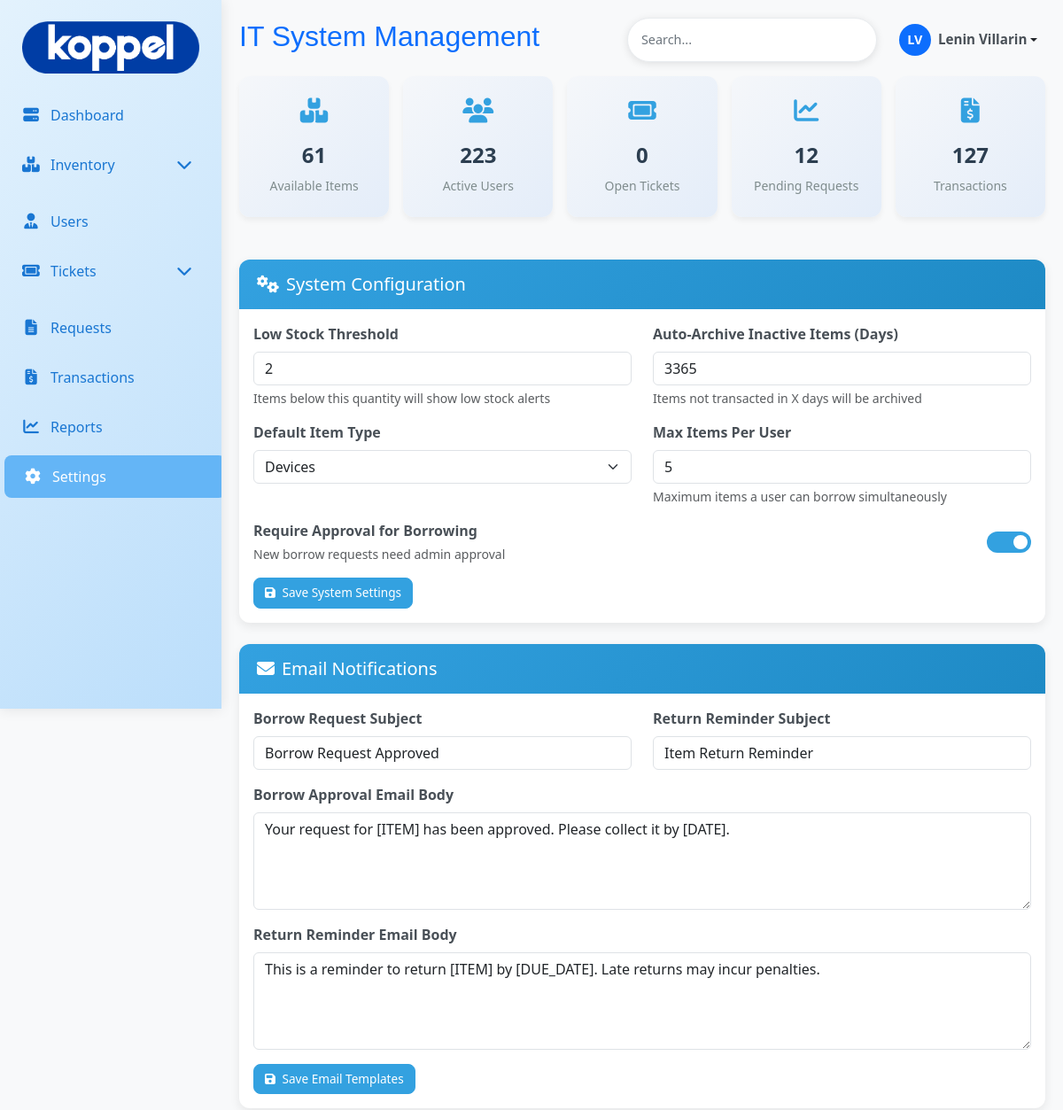
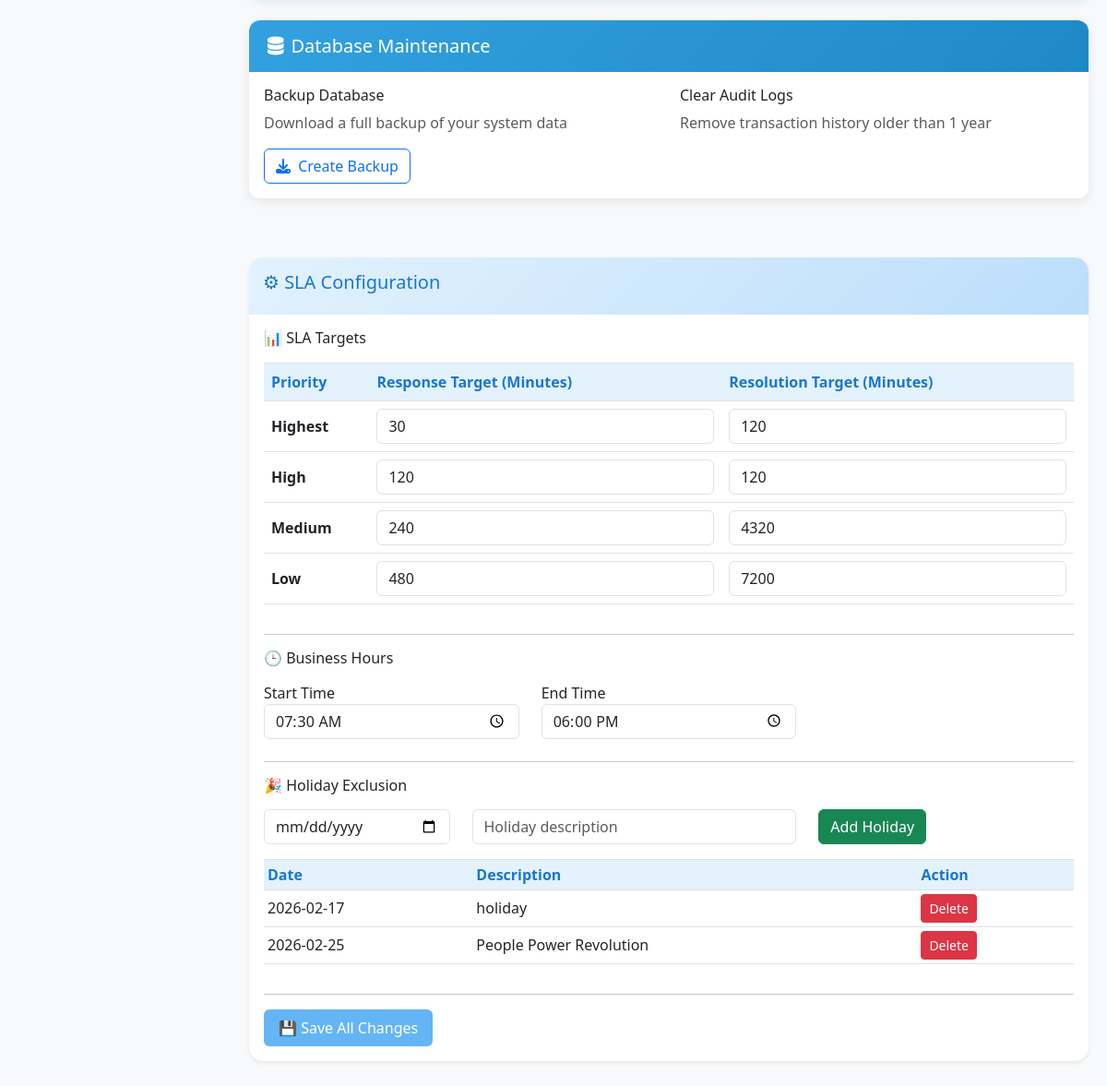
The page /admin/settings.php (signed in) on the database its author committed (2 pictures, top to bottom).
### tables this page shows
CREATE TABLE `sla_settings` (
  `id` int(11) NOT NULL,
  `priority` varchar(50) NOT NULL,
  `response_minutes` int(11) NOT NULL,
  `resolution_minutes` int(11) NOT NULL,
  `updated_at` timestamp NOT NULL DEFAULT current_timestamp() ON UPDATE current_timestamp()
);

CREATE TABLE `business_hours` (
  `id` int(11) NOT NULL DEFAULT 1,
  `start_time` time NOT NULL DEFAULT '07:30:00',
  `end_time` time NOT NULL DEFAULT '18:00:00'
);

CREATE TABLE `holidays` (
  `id` int(11) NOT NULL,
  `holiday_date` date NOT NULL,
  `description` varchar(255) DEFAULT NULL
);

### admin/settings.php (the view, shortened to what this page needs)
<?php
include 'db/db.php';
$settings = [];
$result = $conn->query("SELECT setting_key, setting_value FROM system_settings");
while ($row = $result->fetch_assoc()) {
    $settings[$row['setting_key']] = $row['setting_value'];
}
$itemTypes = $conn->query("SELECT type_id, type_name FROM item_type ORDER BY type_name");
?>
<!DOCTYPE html>
<html lang="en">
<head>
    <link href="https://cdn.jsdelivr.net/npm/bootstrap@5.3.0/dist/css/bootstrap.min.css" rel="stylesheet">
    <link rel="stylesheet" href="https://cdnjs.cloudflare.com/ajax/libs/font-awesome/6.4.0/css/all.min.css">
    <link rel="stylesheet" href="asset/css/main.css">
</head>
<body>
    <div class="main-content" id="mainContent">
       <?php include 'header.php'; ?>
        <div class="card settings-card">
            <div class="card-header settings-header">
                <h5 class="mb-0"><i class="fas fa-cogs me-2"></i>System Configuration</h5>
            </div>
            <div class="card-body">
                <form method="POST">
                    <div class="row">
                        <div class="col-md-6 mb-3">
                            <label class="form-label">Low Stock Threshold</label>
                            <input type="number" class="form-control" name="low_stock_threshold"
                                   value="<?= htmlspecialchars($settings['low_stock_threshold'] ?? '5') ?>"
                                   min="0" required>
                            <div class="form-text">Items below this quantity will show low stock alerts</div>
                        </div>
                        <div class="col-md-6 mb-3">
                            <label class="form-label">Auto-Archive Inactive Items (Days)</label>
                            <input type="number" class="form-control" name="auto_archive_days"
                                   value="<?= htmlspecialchars($settings['auto_archive_days'] ?? '365') ?>"
                                   min="30" required>
                            <div class="form-text">Items not transacted in X days will be archived</div>
                        </div>
                        <div class="col-md-6 mb-3">
                            <label class="form-label">Default Item Type</label>
                            <select class="form-select" name="default_item_type" required>
                                <?php while($type = $itemTypes->fetch_assoc()): ?>
                                    <option value="<?= $type['type_id'] ?>"
                                        <?= (isset($settings['default_item_type']) && $settings['default_item_type'] == $type['type_id']) ? 'selected' : '' ?>>
                                        <?= htmlspecialchars($type['type_name']) ?>
                                    </option>
                                <?php endwhile; ?>
                            </select>
                        </div>
                        <div class="col-md-6 mb-3">
                            <label class="form-label">Max Items Per User</label>
                            <input type="number" class="form-control" name="borrow_limit"
                                   value="<?= htmlspecialchars($settings['borrow_limit'] ?? '5') ?>"
                                   min="1" required>
                            <div class="form-text">Maximum items a user can borrow simultaneously</div>
                        </div>
                        <div class="col-12 mb-3">
                            <div class="d-flex justify-content-between align-items-center">
                                <div>
                                    <label class="form-label mb-0">Require Approval for Borrowing</label>
                                    <div class="form-text">New borrow requests need admin approval</div>
                                </div>
                                <label class="switch">
                                    <span class="slider"></span>
                                </label>
                            </div>
                        </div>
                    </div>
                    <button type="submit" class="btn btn-blue">
                        <i class="fas fa-save me-1"></i> Save System Settings
                    </button>
                </form>
            </div>
        </div>
        <div class="card settings-card">
            <div class="card-header settings-header">
                <h5 class="mb-0"><i class="fas fa-envelope me-2"></i>Email Notifications</h5>
            </div>
            <div class="card-body">
                <form method="POST">
                    <div class="row">
                        <div class="col-md-6 mb-3">
                            <label class="form-label">Borrow Request Subject</label>
                            <input type="text" class="form-control" name="borrow_subject"
                                   value="<?= htmlspecialchars($settings['email_borrow_subject'] ?? 'Borrow Request Approved') ?>">
                        </div>
                        <div class="col-md-6 mb-3">
                            <label class="form-label">Return Reminder Subject</label>
                            <input type="text" class="form-control" name="return_subject"
                                   value="<?= htmlspecialchars($settings['email_return_subject'] ?? 'Item Return Reminder') ?>">
                        </div>
                    </div>
                    <div class="mb-3">
                        <label class="form-label">Borrow Approval Email Body</label>
                        <textarea class="form-control" name="borrow_body" rows="4"><?=
                            htmlspecialchars($settings['email_borrow_body'] ?? "Your request for [ITEM] has been approved. Please collect it by [DATE].")
                        ?></textarea>
                    </div>
                    <div class="mb-3">
                        <label class="form-label">Return Reminder Email Body</label>
                        <textarea class="form-control" name="return_body" rows="4"><?=
                            htmlspecialchars($settings['email_return_body'] ?? "This is a reminder to return [ITEM] by [DUE_DATE]. Late returns may incur penalties.")
                        ?></textarea>
                    </div>
                    <button type="submit" class="btn btn-blue">
                        <i class="fas fa-save me-1"></i> Save Email Templates
                    </button>
                </form>
            </div>
        </div>
        <div class="card settings-card">
            <div class="card-header settings-header">
                <h5 class="mb-0"><i class="fas fa-database me-2"></i>Database Maintenance</h5>
            </div>
            <div class="card-body">
                <div class="row">
                    <div class="col-md-6">
                        <h6>Backup Database</h6>
                        <p class="text-muted">Download a full backup of your system data</p>
                        <a href="backup.php" class="btn btn-outline-primary">
                            <i class="fas fa-download me-1"></i> Create Backup
                        </a>
                    </div>
                    <div class="col-md-6">
                        <h6>Clear Audit Logs</h6>
                        <p class="text-muted">Remove transaction history older than 1 year</p>
                    </div>
                </div>
            </div>
        </div>
    </div>
<?php
    $conn->query("
    CREATE TABLE IF NOT EXISTS business_hours (
        id INT PRIMARY KEY DEFAULT 1,
        start_time TIME NOT NULL DEFAULT '07:30:00',
        end_time TIME NOT NULL DEFAULT '18:00:00'
    )");
    $conn->query("
    INSERT IGNORE INTO business_hours (id,start_time,end_time)
    VALUES (1,'07:30:00','18:00:00')
    ");
    $conn->query("
    CREATE TABLE IF NOT EXISTS holidays (
        id INT AUTO_INCREMENT PRIMARY KEY,
        holiday_date DATE NOT NULL UNIQUE,
        description VARCHAR(255) NULL
    )");
    $slaResult = $conn->query("
    SELECT * FROM sla_settings
    ORDER BY FIELD(priority,'highest','high','medium','low')
    ");
    $business = $conn->query("SELECT * FROM business_hours WHERE id=1")->fetch_assoc();
    $holidayResult = $conn->query("SELECT * FROM holidays ORDER BY holiday_date ASC");
    ?>
    <div class="main-content d-flex">
        <div class="content flex-grow-1">
            <div class="card shadow-sm mb-4">
            <div class="card-header">
            <h5>⚙ SLA Configuration</h5>
            </div>
            <div class="card-body">
            <form method="POST">
            <h6 class="mb-3">📊 SLA Targets</h6>
            <div class="table-responsive">
            <table class="table table-bordered align-middle">
            <thead class="table-light">
            <tr>
            <th>Priority</th>
            <th>Response Target (Minutes)</th>
            <th>Resolution Target (Minutes)</th>
            </tr>
            </thead>
            <tbody>
            <?php while ($row = $slaResult->fetch_assoc()): ?>
            <tr>
            <td><strong><?= ucfirst($row['priority']) ?></strong></td>
            <td>
            <input type="number"
            class="form-control"
            name="response[<?= $row['priority'] ?>]"
            value="<?= $row['response_minutes'] ?>"
            required>
            </td>
            <td>
            <input type="number"
            class="form-control"
            name="resolution[<?= $row['priority'] ?>]"
            value="<?= $row['resolution_minutes'] ?>"
            required>
            </td>
            </tr>
            <?php endwhile; ?>
            </tbody>
            </table>
            </div>
            <hr>
            <h6 class="mb-3">🕒 Business Hours</h6>
            <div class="row mb-4">
            <div class="col-md-4">
            <label>Start Time</label>
            <input type="time" name="business_start"
            class="form-control"
            value="<?= $business['start_time'] ?>">
            </div>
            <div class="col-md-4">
            <label>End Time</label>
            <input type="time" name="business_end"
            class="form-control"
            value="<?= $business['end_time'] ?>">
            </div>
            </div>
            <hr>
            <h6 class="mb-3">🎉 Holiday Exclusion</h6>
            <div class="row mb-3">
            <div class="col-md-3">
            <input type="date" name="holiday_date" class="form-control">
            </div>
            <div class="col-md-5">
            <input type="text" name="holiday_desc" class="form-control" placeholder="Holiday description">
            </div>
            <div class="col-md-2">
            <button class="btn btn-success">Add Holiday</button>
            </div>
            </div>
            <div class="table-responsive">
            <table class="table table-sm table-bordered">
            <thead class="table-light">
            <tr>
            <th>Date</th>
            <th>Description</th>
            <th>Action</th>
            </tr>
            </thead>
            <tbody>
            <?php while($holiday = $holidayResult->fetch_assoc()): ?>
            <tr>
            <td><?= $holiday['holiday_date'] ?></td>
            <td><?= htmlspecialchars($holiday['description']) ?></td>
            <td>
            <button name="delete_holiday"
            value="<?= $holiday['id'] ?>"
            class="btn btn-danger btn-sm">
            Delete
            </button>
            </td>
            </tr>
            <?php endwhile; ?>
            </tbody>
            </table>
            </div>
            <hr>
            <button class="btn btn-primary">💾 Save All Changes</button>
            </form>
            </div>
            </div>
        </div>
    </div>
</body>
</html>

### admin/asset/css/main.css (style rules this page uses)
:root { --light-blue: #e3f2fd; --medium-blue: #bbdefb; --dark-blue: #90caf9; --accent-blue: #64b5f6; --text-blue: #1976d2; }
body { background-color: #f8f9fa; font-family: 'Segoe UI', Tahoma, Geneva, Verdana, sans-serif; }
.main-content { margin-left: 250px; padding: 20px; transition: margin-left 0.3s ease; }
.card { border: none; border-radius: 15px; box-shadow: 0 5px 15px rgba(0,0,0,0.1); margin-bottom: 10px; background: white; transition: transform 0.3s ease; }
.card-header { background: linear-gradient(135deg, var(--light-blue), var(--medium-blue)); border-bottom: none; padding: 15px; border-radius: 15px 15px 0 0 !important; color: var(--text-blue); font-weight: 600; font-size: 1.2rem; }
.table th { background-color: var(--light-blue); color: var(--text-blue); font-weight: 600; border: none; }
.table td { vertical-align: middle; border: none; }
.btn-primary { background-color: var(--accent-blue); border: none; padding: 8px 16px; border-radius: 6px; transition: all 0.3s ease; }
.btn-blue { background-color: #33A1E0; color: #fff !important; border: 1px solid #33A1E0; border-radius: 8px; padding: 6px 12px; font-size: 0.85rem; font-weight: 500; transition: all 0.2s ease; }

### admin/settings.php (style rules this page uses)
.settings-card { border-radius: 12px; box-shadow: 0 4px 12px rgba(0,0,0,0.08); margin-bottom: 24px; border: none; }
.settings-header { background: linear-gradient(135deg, #33A1E0 0%, #1e8ac5 100%); color: white; padding: 16px 20px; border-radius: 12px 12px 0 0 !important; }
.form-label { font-weight: 600; color: #495057; }
.switch { position: relative; display: inline-block; width: 50px; height: 24px; }
.slider { position: absolute; cursor: pointer; top: 0; left: 0; right: 0; bottom: 0; background-color: #ccc; transition: .4s; border-radius: 24px; }
.slider:before { position: absolute; content: ""; height: 16px; width: 16px; left: 4px; bottom: 4px; background-color: white; transition: .4s; border-radius: 50%; }
input:checked + .slider { background-color: #33A1E0; }
input:checked + .slider:before { transform: translateX(26px); }

### rows shown on the page
sla_settings: priority "Highest", response_minutes "30", resolution_minutes "120"
sla_settings: priority "High", response_minutes "120", resolution_minutes "120"
sla_settings: priority "Medium", response_minutes "240", resolution_minutes "4320"
sla_settings: priority "Low", response_minutes "480", resolution_minutes "7200"
business_hours: business_start "07:30:00", business_end "18:00:00"
holidays: holiday_date "2026-02-17", description "holiday", $holiday['id'] 1 (drawn)
holidays: holiday_date "2026-02-25", description "People Power Revolution", $holiday['id'] 3 (drawn)

### other values the page prints
substr($initials, 0, 2) "LV"
$_SESSION['fullname'] "Lenin Villarin"
$itemCount "61"
$userCount "223"
$ticketCount "0"
$requestCount "12"
$transactionCount "127"
form field default_item_type "Devices"
